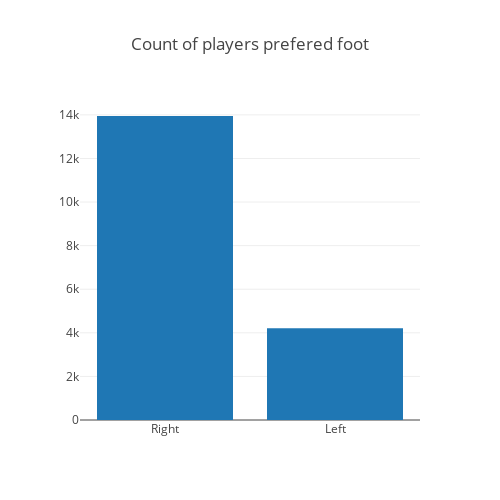

Notebook cell for this chart:
### Code cell
tm = data['Preferred Foot'].value_counts()
plt_data = [go.Bar(
    x = tm.index,
    y = tm
    )]
layout = go.Layout(
    autosize=False,
    width=500,
    height=500,
    title = "Count of players prefered foot"
)
fig = go.Figure(data=plt_data, layout=layout)
iplot(fig)

### Figure 1 — Plotly figure (JSON) as saved in the notebook; plotly's stock layout.template omitted (floating-point values rounded to 4 significant figures)
{"data": [{"type": "bar", "uid": "1cb3c9b2-421a-457f-bf07-f400a870aa97", "x": ["Right", "Left"], "y": [13948, 4211]}], "layout": {"autosize": false, "height": 500, "title": {"text": "Count of players prefered foot"}, "width": 500, "xaxis": {"autorange": true, "range": [-0.5, 1.5], "type": "category"}, "yaxis": {"autorange": true, "range": [0, 14680.0], "type": "linear"}}}
